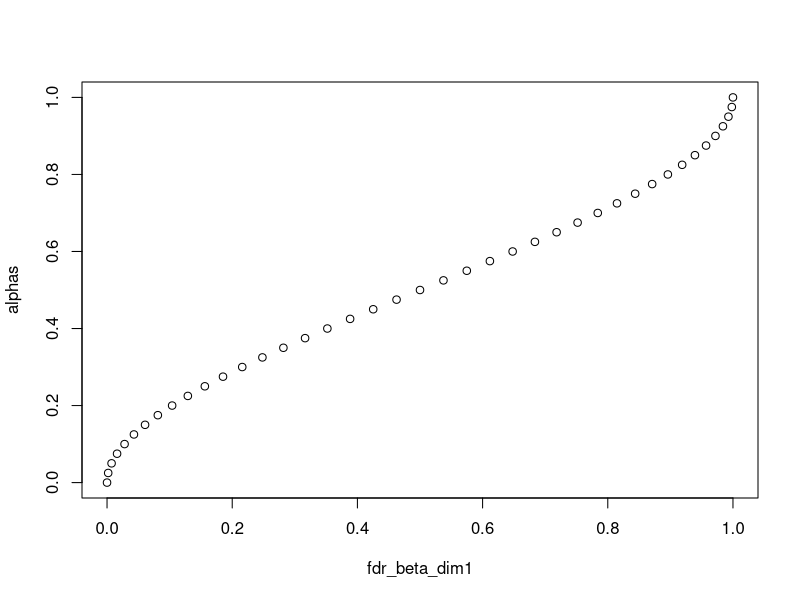
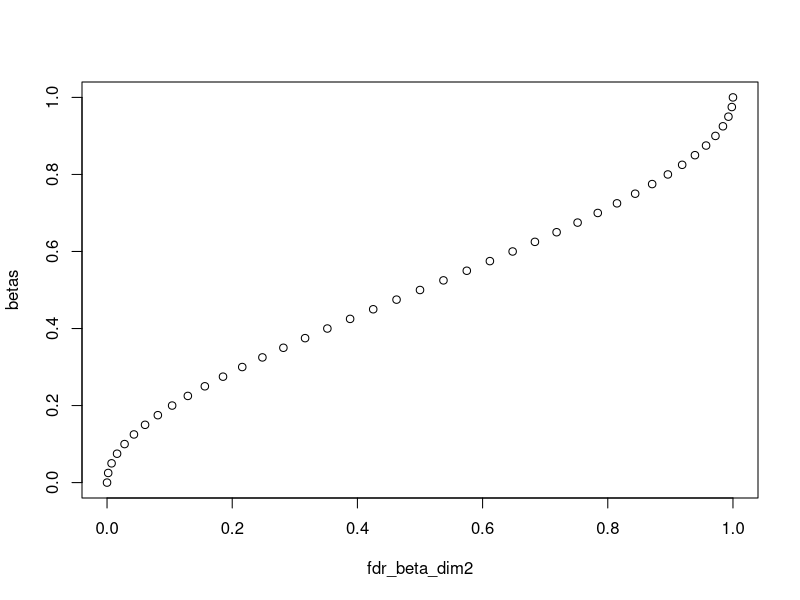
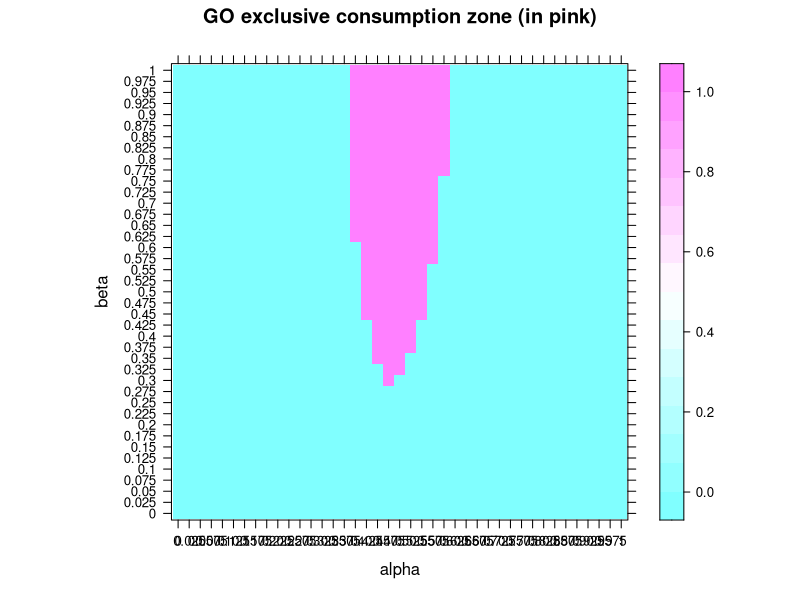
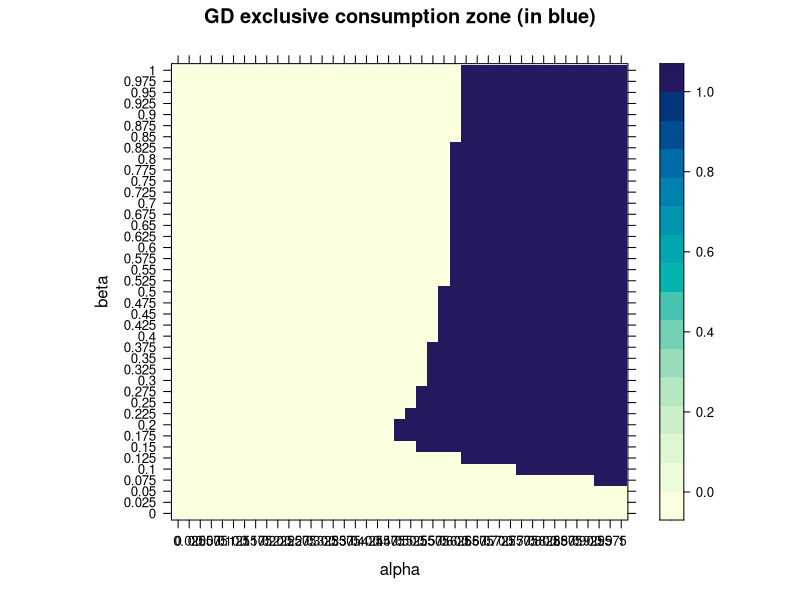
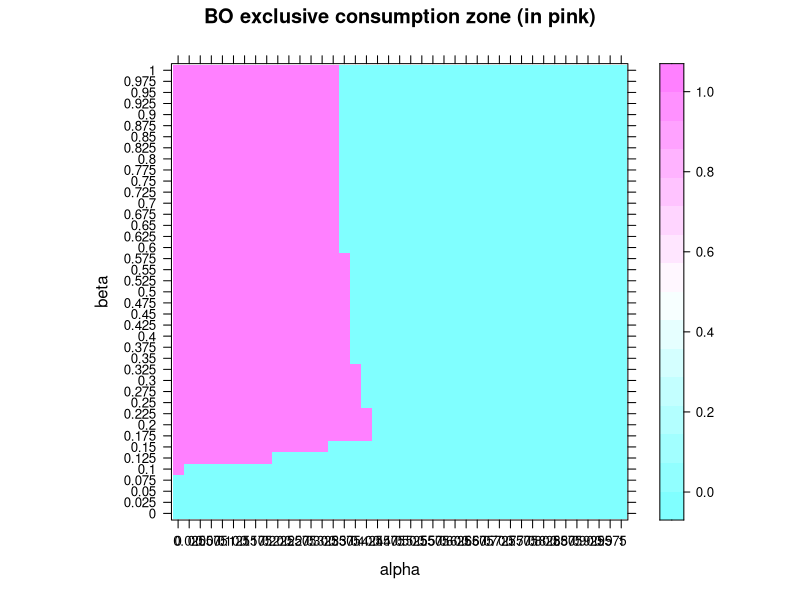
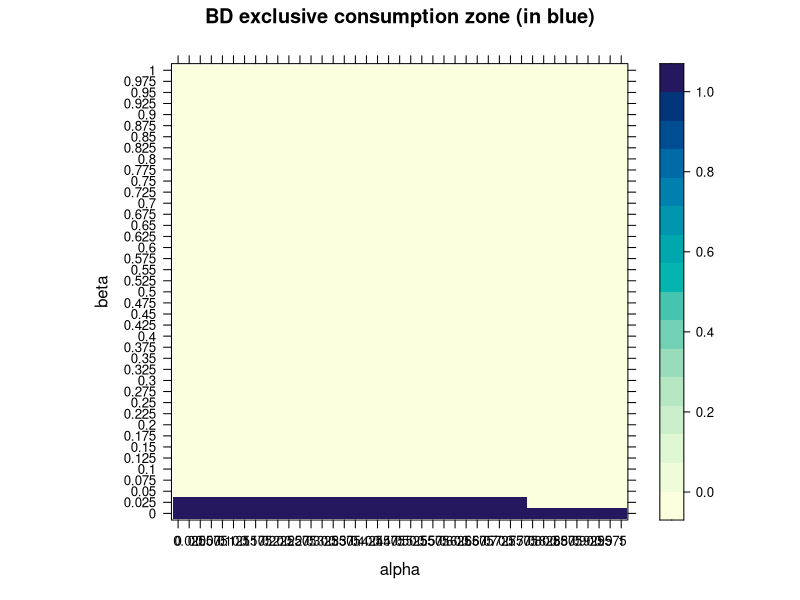

Reproduce these figures in R, in order.
########## A model of consumption choices and sufficiency with environmental and social image preferences ###########


library(lattice)
library(tidyverse)
#install.packages("rasterVis") : not working 
#library (rasterVis) 
#install.packages("gtools") 
library (gtools)
library(RColorBrewer)
#install.packages("copula")
#install.packages("rgl")
#install.packages("psych")


#library(copula)  : probl?me de package
#install.packages("gsl") : idem
#library(psych) : toujours la m?me...

######## INTRODUCTION ###############


rm(list=ls())

#This script is designed for numerical simulations associated to the model presented here : https://fr.overleaf.com/project/653a7f038e83eb35864f2593 
# It aims to calculate the consumption areas and quantities of different goods. 
#These goods are defined along two dimensions: green/brown, conspicuous/discreet.
#Depending on their personal preferences, agents can choose to consume one or several goods.




#Method used in this script : As our heterogeneous consumers are placed in a [0,1]*[0,1] grid according to their preferences (on the x-axis, environmental awareness; on the y-axis, concern for social image), 
#The idea behind this numerical method is to discretize/rasterize the square into several points/pixels (expressing the two types of preferences in percentages if the number of points is 101 on the square ; for example individuals lying at the origin being indifferent to both, while those at the top right hand corner have maximum sensitivities to both).


#Matrix size is defined as a function of the step between 2 pixels.
step = 0.025
size = 1/step + 1
size


#Let's also define our preference parameters, over which we will iterate
alphas <- seq(from = 0,to = 1,by=step)
betas_rev <- seq(from = 1,to = 0,by=-step) #reversed so that coordinates appear in the right order
betas <- seq(from = 0,to = 1,by=step) #only for graphs

######## POPULATION DISTRIBUTIONS  ##############

#Here, square matrices of dimension 'size' are defined. 


#To start with (scenario 1), we generate a uniformly distributed population density matrix of this size, giving the proportions of individuals positioned at each point on the map. 
n1 <- size
n2 <- size
pop <- matrix (rep(1/(size*size), n1*n2), n1, n2)
pop
#For example, by choosing a step size of 0.2, we have a matrix of size 6*6, with 36 coefficients ; while it is 11*11 (and 101 coeffs) for a 0.1 step (the default choice in the first place)



#Scenario 2: population concentration around mean/median values
#This case is modeled by a product of independent beta laws for each preference parameter.

#Only works in small dimension (step = 0.1) though !!! TO BE IMPROVED

pop2 <- matrix(,n1,n2) #an empty matrix
 

###Code that computes discrete densities for scenario 2###

#We create our quantile vectors (in line)

alphas_vector <- t(matrix(alphas))
betas_vector <- t(matrix(betas))

#Starting from the repartition function, we define the discrete density of a beta (one for each of the 2 dimensions).

densite_beta_dim1 <- function(n, a, b, step) {
  if (n == 0) {
    return(pbeta(1, a, b) - pbeta(1 - step/2, a, b))
  } 
  if (n == 1/step) {
    return(pbeta(step/2,a,b) - pbeta(0,a,b))
  } 
  else {
    densite <- pbeta(step/2 + 1 - n * step, a, b) - pbeta(step/2 + 1 - (n + 1) * step, a, b)
    return(densite)
  }
}

densite_beta_dim2 <- function(n, c, d, step) {
  if (n == 0) {
    return(pbeta(1, c, d) - pbeta(1 - step/2, c, d))
  } 
  if (n == 1/step) {
    return(pbeta(step/2,c,d) - pbeta(0,c,d))
  } 
  else {
    densite <- pbeta(step/2 + 1 - n * step, c, d) - pbeta(step/2 + 1 - (n + 1) * step, c, d)
    return(densite)
  }
}


######### SCENARIO CHOICE - Assign values to shape parameters according to the scenario ############

#Basic scenario 2: two beta laws with the two same shape parameters (bell curves) to model the concentration in the middle of the distribution
a=b=c=d=2

#Variant (2b): the shape parameters are changed (the beta parameter is now assumed to follow a uniform distribution, i.e. a beta distribution with c=d=1).
#a=b=2
#c=d=1


#Scenario 2B: Lower/laxer environmental norm (concentration on the left, beta law with shape parameters 5 and 1 on alpha, uniform on beta).
#a=5
#b=c=d=1

#Scenario 2C : Higher/stringent environmental norm (right-hand concentration)
#a=c=d=1
#b=5



#Scenario 2D : social image matters less (widespread discretion)
#a=b=c=1
#d=5

#Scenario 2E: social image matters more ("Red Queen Economy", Keep Up With the Joneses...)
#a=b=d=1
#c=5


#######################################




# Calling the functions at n = 0 and storing the result
result_at_0_dim1 <- densite_beta_dim1(0, a, b, step)
result_at_0_dim2 <- densite_beta_dim2(0, c, d, step)


# Storing other values iteratively in a matrix 
num_iterations <- size - 1  # Change this value as needed
proba_values_dim1 <- matrix(0, nrow = 1, ncol = num_iterations + 1)
proba_values_dim2 <- matrix(0, nrow = 1, ncol = num_iterations + 1)

for (i in 1:num_iterations) {
  proba_values_dim1[1, i + 1] <- densite_beta_dim1(i, a, b, step)
  proba_values_dim2[1, i + 1] <- densite_beta_dim2(i, c, d, step)
}

proba_values_dim1[1]=result_at_0_dim1
proba_values_dim2[1]=result_at_0_dim2

sum(proba_values_dim1)
sum(proba_values_dim2)
#bell-shaped densities, symmetrical and sum to one : perfect !!!


#We multiply our two probability vectors to obtain the probabilities for the entire population.
pop2 = t(proba_values_dim2)%*%proba_values_dim1
#There is indeed a higher population concentration on median values compared to the uniform case.

sum(pop2) 
#just checking, we're good in all dimensions :)
        


#Remark : Repartition functions can be represented (the same ones, with identical shape parameters)
fdr_beta_dim1 <-pbeta(alphas, shape1 = a, shape2 =b)
plot(fdr_beta_dim1,alphas)

fdr_beta_dim2 <-pbeta(betas, shape1 = c, shape2 =d)
plot(fdr_beta_dim2,betas)








############# BORDER PARAMETRIZATION ####################

#We define our "borders", delimiting the consumption zones according to the exogenous model parameters (so that we can study the different cases by changing only the following values).

#we initialize the parameters of our "borders", i.e. the prices of the four goods, individual income and marginal damage as well as impact parameters (satisfying model assumptions)
p_go = 3
p_gd = 2
p_bo = 1.99
p_bd = 1  #this price is fixed
R = 20
d_prime = 0.01
gamma_bo = 4
gamma_bd = 2
gamma_go = 1.6
gamma_gd = 0.8



######## COMPUTATION OF CONSUMPTION ZONE MATRICES  ###############


#1st method (inspired from the simpler model):
#We run a nested loop on our individuals (i.e. their alpha and beta parameters, which we will convert - by normalizing - into (x,y) coordinates where the coordinates lie between 1 and size).
#For each point (i.e. pair of parameters) we look at which of the 12 constraints are satisfied, which determines the type of good consumed at that point (and the corresponding matrix among the 4 defined above, which will be filled by a "1" at the associated (x,y) point where the good is exclusively consumed).
#The idea is to create four size*size boolean matrices (true = 1 /false = 0), one for each type of consumer; and to examine for each point on the square (using nested loops) whether it satisfies the constraints corresponding to a certain type.

#We start by exclusive consumption zones only (defining the 4 corresponding matrices)
#Then we compute the mixed consumption zones matrices 

#In the end, we'll check that the sum of these four matrices gives 1s in the exclusive consumption zones and integers from 2 to 4 elsewhere.


#1.Exclusive consumption zones


# Function to calculate boolean value based on condition
calculate_boolean <- function(condition) {
  if (condition) {
    return(1)
  } else {
    return(0)
  }
}

# Function to calculate preferences for each good
calculate_preferences <- function(alpha, beta, p_go, p_gd, p_bo, p_bd, R, d_prime, 
                                  gamma_go, gamma_gd, gamma_bo, gamma_bd) {
  bool_f1 <- calculate_boolean((1 - (p_go / p_gd) * alpha) * beta > (((p_go / p_gd) - 1) * (p_go / R) + d_prime * alpha * (gamma_go - gamma_gd * (p_go / p_gd))))
  bool_f2 <- calculate_boolean((1 - (p_go / p_bo) * (1 - alpha)) * beta > (((p_go / p_bo) - 1) * (p_go / R) + d_prime * alpha * (gamma_go - gamma_bo * (p_go / p_bo))))
  bool_f3 <- calculate_boolean(beta > ((p_go - 1) * (p_go / R) + d_prime * alpha * (gamma_go - gamma_bd * p_go)))
  
  bool_g1 <- calculate_boolean((alpha - (p_gd / p_go)) * beta > (((p_gd / p_go) - 1) * (p_gd / R) + d_prime * alpha * (gamma_gd - gamma_go * (p_gd / p_go))))
  bool_g2 <- calculate_boolean((alpha - (p_gd / p_bo) * (1 - alpha)) * beta > (((p_gd / p_bo) - 1) * (p_gd / R) + d_prime * alpha * (gamma_gd - gamma_bo * (p_gd / p_bo))))
  bool_g3 <- calculate_boolean(alpha * beta > ((p_gd - 1) * (p_gd / R) + d_prime * alpha * (gamma_gd - gamma_bd * p_gd)))
  
  bool_h1 <- calculate_boolean((1 - alpha - (p_bo / p_go)) * beta > (((p_bo / p_go) - 1) * (p_bo / R) + d_prime * alpha * (gamma_bo - gamma_go * (p_bo / p_go))))
  bool_h2 <- calculate_boolean((1 - alpha * (p_bo / p_gd)) * beta > (((p_bo / p_gd) - 1) * (p_bo / R) + d_prime * alpha * (gamma_bo - gamma_gd * (p_gd / p_bo))))
  bool_h3 <- calculate_boolean((1 - alpha) * beta > ((p_bo - 1) * (p_bo / R) + d_prime * alpha * (gamma_bo - gamma_bd * p_bo)))
  
  bool_i1 <- calculate_boolean(beta < ((p_go - 1) * (1 / R) + d_prime * alpha * (gamma_go - gamma_bd * p_go)))
  bool_i2 <- calculate_boolean(beta < ((p_gd - 1) * (1 / R) + d_prime * alpha * (gamma_gd - gamma_bd * p_gd)))
  bool_i3 <- calculate_boolean((1 - alpha) * beta < ((p_bo - 1) * (1 / R) + d_prime * alpha * (gamma_bo - gamma_bd * p_bo)))
  
  return(c(bool_f1, bool_f2, bool_f3, bool_g1, bool_g2, bool_g3, bool_h1, bool_h2, bool_h3, bool_i1, bool_i2, bool_i3))
}

# Initialize matrices
mat_go_only <- matrix(, nrow = size, ncol = size)  
mat_gd_only <- matrix(, nrow = size, ncol = size)
mat_bo_only <- matrix(, nrow = size, ncol = size)
mat_bd_only <- matrix(, nrow = size, ncol = size)
test <- matrix(, nrow = size, ncol = size)

# Nested loop to qualify each constraint everywhere in the map
for (beta in betas_rev)  {
  for (alpha in alphas) {
    x = size - beta / step
    y = alpha / step + 1
    
    # Calculate preferences for each good
    preferences <- calculate_preferences(alpha, beta, p_go, p_gd, p_bo, p_bd, R, d_prime, gamma_go, gamma_gd, gamma_bo, gamma_bd)
    
    # Fill boolean matrices of exclusive consumption
    mat_go_only[x, y] <- prod(as.numeric(preferences[1:3]))
    mat_gd_only[x, y] <- prod(as.numeric(preferences[4:6]))
    mat_bo_only[x, y] <- prod(as.numeric(preferences[7:9]))
    mat_bd_only[x, y] <- prod(as.numeric(preferences[10:12]))
    
    test[x, y] <- mat_go_only[x, y] + mat_bo_only[x, y] + mat_gd_only[x, y] + mat_bd_only[x, y]
  }
}

#Our exclusive consumption matrices are almost fine, they perfectly tie in with our graphs.
#Summing the 4 matrices, we have a few zero coefficients, corresponding to zones in which several goods are consumed.


####### GRAPHICAL REPRESENTATIONS ##########

#To make better figures : https://r-graph-gallery.com/27-levelplot-with-lattice.html


#1. Exclusive consumption zones

#Good GO

  mat1<- mat_go_only %>% 
  as.tibble() %>% 
  as.list() %>% 
  lapply(function(x) rev(x)) %>% 
  do.call(rbind, .) %>% 
  as.matrix()

colnames(mat1)<-alphas
row.names(mat1)<-betas

levelplot(mat1, main="GO exclusive consumption zone (in pink)", xlab="alpha", ylab="beta", col.regions = cm.colors(121))   

#GD
mat2<- mat_gd_only %>% 
  as.tibble() %>% 
  as.list() %>% 
  lapply(function(x) rev(x)) %>% 
  do.call(rbind, .) %>% 
  as.matrix()

colnames(mat2)<-alphas
row.names(mat2)<-betas

levelplot(mat2, main="GD exclusive consumption zone (in blue)", xlab="alpha", ylab="beta")    


#BO

mat3<- mat_bo_only %>% 
  as.tibble() %>% 
  as.list() %>% 
  lapply(function(x) rev(x)) %>% 
  do.call(rbind, .) %>% 
  as.matrix()

colnames(mat3)<-alphas
row.names(mat3)<-betas


levelplot(mat3, main="BO exclusive consumption zone (in pink)", xlab="alpha", ylab="beta",col.regions = cm.colors(121))   


#BD

mat4<- mat_bd_only %>% 
  as.tibble() %>% 
  as.list() %>% 
  lapply(function(x) rev(x)) %>% 
  do.call(rbind, .) %>% 
  as.matrix()

colnames(mat4)<-alphas
row.names(mat4)<-betas

levelplot(mat4, main="BD exclusive consumption zone (in blue)", xlab="alpha", ylab="beta")  



######COMPUTATION OF AGGREGATED QUANTITIES IN DIFFERENT SCENARIOS########

#In each case, we first compute the consumption shares and the quantities consumed.
#And then we derive the subsequent total environmental impacts.

### 1) Exclusive consumption only
 
###### Scenario 1  : Uniformly distributed population ######

#Consumption shares
pop_go_unif = pop*mat_go_only
pop_gd_unif = pop*mat_gd_only
pop_bo_unif = pop*mat_bo_only
pop_bd_unif = pop*mat_bd_only

#We express these consumption shares in percentages
excl_cons_go_scenar1 = sum(pop_go_unif)*100
excl_cons_gd_scenar1 = sum(pop_gd_unif)*100
excl_cons_bo_scenar1 = sum(pop_bo_unif)*100
excl_cons_bd_scenar1 = sum(pop_bd_unif)*100

excl_cons_go_scenar1 
excl_cons_gd_scenar1
excl_cons_bo_scenar1 
excl_cons_bd_scenar1


###### Scenario 2 : A concentration of the population around certain values (product of independent Beta laws) ######

pop_go_scenar2 = pop2*mat_go_only
pop_gd_scenar2 = pop2*mat_gd_only
pop_bo_scenar2 = pop2*mat_bo_only
pop_bd_scenar2= pop2*mat_bd_only

excl_conso_go_scenar2 = sum(pop_go_scenar2)*100   
excl_conso_bo_scenar2 = sum(pop_bo_scenar2)*100
excl_conso_gd_scenar2 = sum(pop_gd_scenar2)*100
excl_conso_bd_scenar2 = sum(pop_bd_scenar2)*100

excl_conso_go_scenar2
excl_conso_bo_scenar2
excl_conso_gd_scenar2
excl_conso_bd_scenar2



### Common to all scenarios  : 

###We define the quantities consumed in each exclusive zone by each consumer.

indiv_quantity_go = R/p_go
indiv_quantity_gd = R/p_gd
indiv_quantity_bo = R/p_bo
indiv_quantity_bd = R


### Multiplying the population matrix coefficients by these quantities yields total quantities for each good : 

#Scenario 1 : for a uniform distribution, it is sufficient to sum all the coefficients wihtout using the pop matrix as we know the population is equally distributed

total_quantity_go = sum(indiv_quantity_go*mat_go_only)
total_quantity_gd = sum(indiv_quantity_gd*mat_gd_only) 
total_quantity_bo = sum(indiv_quantity_bo*mat_bo_only)
total_quantity_bd = sum(indiv_quantity_bd*mat_bd_only) 
total_quantity_consumed = total_quantity_go + total_quantity_gd + total_quantity_bo + total_quantity_bd

total_quantity_go
total_quantity_gd
total_quantity_bo
total_quantity_bd
total_quantity_consumed



#Scenario 2 

#We first rescale population matrices by the size of the population (the square of the size variable) so that a bit more than 1 individual lie in each pixel in a concentrated area (max seems to be around 2.3), whereas one can find values between 0 and 1 when one gets further from the concentrated area
pop_go_scenar2_rescaled = pop_go_scenar2*size^2
pop_gd_scenar2_rescaled = pop_gd_scenar2*size^2
pop_bo_scenar2_rescaled = pop_bo_scenar2*size^2
pop_bd_scenar2_rescaled= pop_bd_scenar2*size^2

#And then we apply the same principle

total_quantity_go_scenar2 = sum(indiv_quantity_go*pop_go_scenar2_rescaled)
total_quantity_gd_scenar2 = sum(indiv_quantity_gd*pop_gd_scenar2_rescaled) 
total_quantity_bo_scenar2 = sum(indiv_quantity_bo*pop_bo_scenar2_rescaled)
total_quantity_bd_scenar2 = sum(indiv_quantity_bd*pop_bd_scenar2_rescaled) 
total_quantity_consumed_scenar2 = total_quantity_go_scenar2 + total_quantity_gd_scenar2 + total_quantity_bo_scenar2 + total_quantity_bd_scenar2

total_quantity_go_scenar2
total_quantity_gd_scenar2
total_quantity_bo_scenar2
total_quantity_bd_scenar2
total_quantity_consumed_scenar2



###Finally, in each scenario, weighting these total quantities by the coefficients of environmental impact yields us a total environmental impact value of each good:

#Scenario 1

total_impact_go = gamma_go*total_quantity_go
total_impact_gd = gamma_gd*total_quantity_gd
total_impact_bo = gamma_bo*total_quantity_bo
total_impact_bd = gamma_bd*total_quantity_bd
total_impact_consumption = total_impact_go + total_impact_gd + total_impact_bo + total_impact_bd

total_impact_go
total_impact_gd
total_impact_bo
total_impact_bd
total_impact_consumption

#Scenario 2

total_impact_go_scenar2 = gamma_go*total_quantity_go_scenar2
total_impact_gd_scenar2 = gamma_gd*total_quantity_gd_scenar2
total_impact_bo_scenar2 = gamma_bo*total_quantity_bo_scenar2
total_impact_bd_scenar2 = gamma_bd*total_quantity_bd_scenar2
total_impact_consumption_scenar2 = total_impact_go_scenar2 + total_impact_gd_scenar2 + total_impact_bo_scenar2 + total_impact_bd_scenar2

total_impact_go_scenar2
total_impact_gd_scenar2
total_impact_bo_scenar2
total_impact_bd_scenar2
total_impact_consumption_scenar2


###As an additional sufficiency metrics, let's compute the total impact per capita

#Scenario 1 : we simply divide aggregate impact by the population inside exclusive consumption zones (here we can simply divide total impact by the percentage of exclusive pixels as we have one pixel = one person)

total_impact_percapita = total_impact_consumption/((excl_cons_go_scenar1+excl_cons_gd_scenar1+excl_cons_bo_scenar1+excl_cons_bd_scenar1)*1/100*size^2)
total_impact_percapita

#Scenario 2 : To obtain the impact per capita, here we need  to know how many exclusive consumers there are taking into account the rescaled matrices 

number_exclusives = sum(pop_go_scenar2_rescaled)+sum(pop_gd_scenar2_rescaled)+sum(pop_bo_scenar2_rescaled)+sum(pop_bd_scenar2_rescaled)
number_exclusives #different from size square

total_impact_percapita_scenar2 = total_impact_consumption/number_exclusives
total_impact_percapita_scenar2




#To study the different cases within each scenario :
#we go to the 'parametrization' section above and directly change the parameters according to what we want to test, and then rerun the code (corresponding to the chosen scenario) up to this point.





